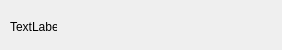
<?xml version="1.0" encoding="UTF-8"?>
<ui version="4.0">
 <class>Dialog</class>
 <widget class="QDialog" name="Dialog">
  <property name="geometry">
   <rect>
    <x>0</x>
    <y>0</y>
    <width>282</width>
    <height>50</height>
   </rect>
  </property>
  <property name="windowTitle">
   <string>Dialog</string>
  </property>
  <widget class="QLabel" name="label">
   <property name="geometry">
    <rect>
     <x>10</x>
     <y>20</y>
     <width>47</width>
     <height>13</height>
    </rect>
   </property>
   <property name="text">
    <string>TextLabel</string>
   </property>
  </widget>
 </widget>
 <resources/>
 <connections/>
</ui>
